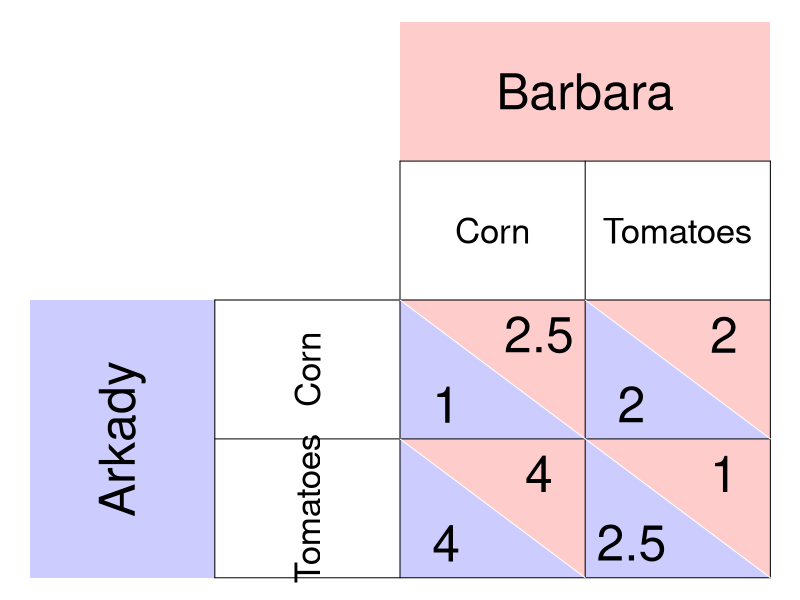

Write R code to recreate this figure.
require(ggplot2)
require(shape)
pdf(file = "society/matrix_invisiblehand_nosoln.pdf", width = 9, height = 7)

par(mar =  c(0, 0, 0, 0))
xlims <- c(0, 8)
ylims <- c(0, 8)

#TextSizes
PlayerSize <- 3
StratSize <- 2.1
PayoffSize <- 3
p1fadelevel <- 0.2
p2fadelevel <- 0.2

#Payoffs are listed as c("NW", "SW", "NE", "SE")

#Considerations for Player 1
P1Name <- c("Arkady")
P1Strat <- c("Corn", "Tomatoes")
P1Payoffs <- c("1", "4", "2", "2.5")
P1BR1 <- c("SW") #Must be NW or SW - the BR prints accordingly. 
P1BR2 <- c("SE") #Must be NE or SE - the BR prints accordingly. 
#NW = (5, 3); SW = (5,1); NE = (7, 3); SE = (7, 1)
P1bestsize <- 2.5 #Adjusts size of point indicating best response of P1

#Considerations for Player 2
P2Name <- c("Barbara")
P2Strat <- c("Corn", "Tomatoes")
P2Payoffs <- c("2.5", "4", "2", "1")
P2BR1 <- c("NW") #Must be NW or NE - the BR prints accordingly. 
P2BR2 <- c("SW") #Must be SW or SE - the BR prints accordingly. 
P2bestsize <- 4 #Adjusts size of circle indicating best response of P2

plot(0, 0, xlim = xlims, ylim = ylims, type = "n",
     xlab = expression(""),
     ylab = expression(""),
     xaxt = "n", 
     yaxt = "n", 
     cex.lab = 2, 
     bty = "n")



#Color and label for Player 1 and their strategies
polygon(c(0,0,2,2,0), c(0,4,4,0,0), col=rgb(0, 0, 1, p1fadelevel), density=NULL, border = NA)
text(1, 2, P1Name[1], srt = 90, cex = PlayerSize)

text(3, 3, P1Strat[1], cex = StratSize, srt = 90)
text(3, 1, P1Strat[2], cex = StratSize, srt = 90)


#Color and label for Player 2
polygon(c(4,4,8,8,4), c(8,6,6,8,8), col=rgb(1, 0, 0, p2fadelevel), density=NULL, border = NA)
text(6, 7, P2Name[1], cex = PlayerSize)

text(5, 5, P2Strat[1], cex = StratSize)
text(7, 5, P2Strat[2], cex = StratSize)

#NorthWest cell 
#P1
polygon(c(4,4,6,4), c(4,2,2,4), col=rgb(0, 0, 1, p1fadelevel), density=NULL, border = NA)
#P2
polygon(c(4,6,6,4), c(4,4,2,4), col=rgb(1, 0, 0, p2fadelevel), density=NULL, border = NA)

#P1
text(4.5, 2.5, P1Payoffs[1], cex = PayoffSize)
#P2
text(5.5, 3.5, P2Payoffs[1], cex = PayoffSize)

#SouthWest cell  
#P1
polygon(c(4,4,6,4), c(2,0,0,2), col=rgb(0, 0, 1, p1fadelevel), density=NULL, border = NA)
#P2
polygon(c(4,6,6,4), c(2,2,0,2), col=rgb(1, 0, 0, p2fadelevel), density=NULL, border = NA)

#P1
text(4.5, 0.5, P1Payoffs[2], cex = PayoffSize)
#P2
text(5.5, 1.5, P2Payoffs[2], cex = PayoffSize)


#NorthEast cell 
#P1
polygon(c(6,6,8,6), c(4,2,2,4), col=rgb(0, 0, 1, p1fadelevel), density=NULL, border = NA)
#P2
polygon(c(6,8,8,6), c(4,4,2,4), col=rgb(1, 0, 0, p2fadelevel), density=NULL, border = NA)
#P1
text(6.5, 2.5, P1Payoffs[3], cex = PayoffSize)
#P2
text(7.5, 3.5, P2Payoffs[3], cex = PayoffSize)

#SouthEast cell 
#P1
polygon(c(6,6,8,6), c(2,0,0,2), col=rgb(0, 0, 1, p1fadelevel), density=NULL, border = NA)
#P2
polygon(c(6,8,8,6), c(2,2,0,2), col=rgb(1, 0, 0, p2fadelevel), density=NULL, border = NA)
#P1
text(6.5, 0.5, P1Payoffs[4], cex = PayoffSize)
#P2
text(7.5, 1.5, P2Payoffs[4], cex = PayoffSize)


#Lines for the Table
segments(8, 0, 8, 6, lty = 1, col = "black")
segments(4, 6, 8, 6, lty = 1, col = "black")
segments(2, 0, 2, 4, lty = 1, col = "black")
segments(2, 0, 8, 0, lty = 1, col = "black")
segments(2, 4, 8, 4, lty = 1, col = "black")
segments(4, 0, 4, 6, lty = 1, col = "black")
segments(2, 2, 8, 2, lty = 1, col = "black")
segments(6, 0, 6, 6, lty = 1, col = "black")

#Diagonals
#NW
segments(4, 4, 6, 2, lty = 1, col = "white")
#NE
segments(6, 4, 8, 2, lty = 1, col = "white")
#SW
segments(4, 2, 6, 0, lty = 1, col = "white")
#Se
segments(6, 2, 8, 0, lty = 1, col = "white")


# #Best responses 
# #P1 
# if (P1BR1[1] == "NW"){
#   points(5, 3, pch = 16, col = "black", cex = P1bestsize)
# } else{points(5, 1, pch = 16, col = "black", cex = P1bestsize)
# }
# 
# if (P1BR2[1] == "NE"){
#   points(7, 3, pch = 16, col = "black", cex = P1bestsize)
# } else{points(7, 1, pch = 16, col = "black", cex = P1bestsize)
# }
# 
# 
# #P2
# if (P2BR1[1] == "NW"){
#   points(5, 3, pch = 1, col = "black", cex = P2bestsize)
# } else{points(7, 3, pch = 1, col = "black", cex = P2bestsize)
# }
# 
# if (P2BR2[1] == "SW"){
#   points(5, 1, pch = 1, col = "black", cex = P2bestsize)
# } else{points(7, 1, pch = 1, col = "black", cex = P2bestsize)
# }

dev.off()
